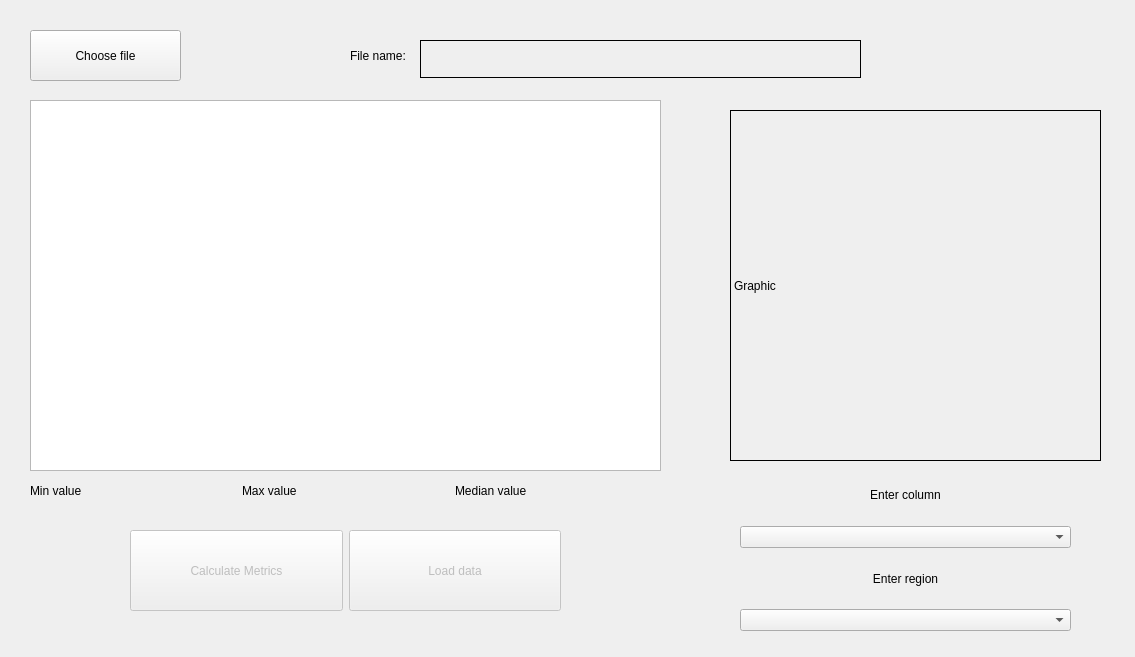
<?xml version="1.0" encoding="UTF-8"?>
<ui version="4.0">
 <class>MainWindow</class>
 <widget class="QMainWindow" name="MainWindow">
  <property name="enabled">
   <bool>true</bool>
  </property>
  <property name="geometry">
   <rect>
    <x>0</x>
    <y>0</y>
    <width>1135</width>
    <height>657</height>
   </rect>
  </property>
  <property name="sizePolicy">
   <sizepolicy hsizetype="Fixed" vsizetype="Fixed">
    <horstretch>0</horstretch>
    <verstretch>0</verstretch>
   </sizepolicy>
  </property>
  <property name="minimumSize">
   <size>
    <width>1135</width>
    <height>657</height>
   </size>
  </property>
  <property name="maximumSize">
   <size>
    <width>1135</width>
    <height>657</height>
   </size>
  </property>
  <property name="windowTitle">
   <string>MainWindow</string>
  </property>
  <property name="styleSheet">
   <string notr="true"/>
  </property>
  <widget class="QWidget" name="centralwidget">
   <widget class="QLabel" name="lbl_filename">
    <property name="geometry">
     <rect>
      <x>420</x>
      <y>40</y>
      <width>441</width>
      <height>38</height>
     </rect>
    </property>
    <property name="sizePolicy">
     <sizepolicy hsizetype="MinimumExpanding" vsizetype="MinimumExpanding">
      <horstretch>0</horstretch>
      <verstretch>0</verstretch>
     </sizepolicy>
    </property>
    <property name="autoFillBackground">
     <bool>false</bool>
    </property>
    <property name="frameShape">
     <enum>QFrame::Box</enum>
    </property>
    <property name="text">
     <string/>
    </property>
    <property name="alignment">
     <set>Qt::AlignLeading|Qt::AlignLeft|Qt::AlignVCenter</set>
    </property>
   </widget>
   <widget class="QPushButton" name="btn_choseFileName">
    <property name="geometry">
     <rect>
      <x>30</x>
      <y>30</y>
      <width>151</width>
      <height>51</height>
     </rect>
    </property>
    <property name="sizePolicy">
     <sizepolicy hsizetype="MinimumExpanding" vsizetype="MinimumExpanding">
      <horstretch>0</horstretch>
      <verstretch>0</verstretch>
     </sizepolicy>
    </property>
    <property name="text">
     <string>Choose file</string>
    </property>
   </widget>
   <widget class="QTableWidget" name="tb_widget">
    <property name="geometry">
     <rect>
      <x>30</x>
      <y>100</y>
      <width>631</width>
      <height>371</height>
     </rect>
    </property>
   </widget>
   <widget class="QLabel" name="label">
    <property name="geometry">
     <rect>
      <x>350</x>
      <y>30</y>
      <width>101</width>
      <height>51</height>
     </rect>
    </property>
    <property name="text">
     <string>File name:</string>
    </property>
   </widget>
   <widget class="QWidget" name="horizontalLayoutWidget">
    <property name="geometry">
     <rect>
      <x>30</x>
      <y>470</y>
      <width>631</width>
      <height>41</height>
     </rect>
    </property>
    <layout class="QHBoxLayout" name="horizontalLayout">
     <item>
      <widget class="QLabel" name="lbl_min">
       <property name="text">
        <string>Min value</string>
       </property>
      </widget>
     </item>
     <item>
      <widget class="QLabel" name="lbl_max">
       <property name="text">
        <string>Max value</string>
       </property>
      </widget>
     </item>
     <item>
      <widget class="QLabel" name="lbl_median">
       <property name="text">
        <string>Median value</string>
       </property>
      </widget>
     </item>
    </layout>
   </widget>
   <widget class="QLabel" name="graphic">
    <property name="geometry">
     <rect>
      <x>730</x>
      <y>110</y>
      <width>371</width>
      <height>351</height>
     </rect>
    </property>
    <property name="frameShape">
     <enum>QFrame::Box</enum>
    </property>
    <property name="text">
     <string>Graphic</string>
    </property>
   </widget>
   <widget class="QWidget" name="horizontalLayoutWidget_2">
    <property name="geometry">
     <rect>
      <x>130</x>
      <y>530</y>
      <width>431</width>
      <height>81</height>
     </rect>
    </property>
    <layout class="QHBoxLayout" name="horizontalLayout_2">
     <item>
      <widget class="QPushButton" name="btn_calc_metrics">
       <property name="enabled">
        <bool>false</bool>
       </property>
       <property name="sizePolicy">
        <sizepolicy hsizetype="MinimumExpanding" vsizetype="MinimumExpanding">
         <horstretch>0</horstretch>
         <verstretch>0</verstretch>
        </sizepolicy>
       </property>
       <property name="styleSheet">
        <string notr="true"/>
       </property>
       <property name="text">
        <string>Calculate Metrics</string>
       </property>
      </widget>
     </item>
     <item>
      <widget class="QPushButton" name="btn_Load_data">
       <property name="enabled">
        <bool>false</bool>
       </property>
       <property name="sizePolicy">
        <sizepolicy hsizetype="MinimumExpanding" vsizetype="MinimumExpanding">
         <horstretch>0</horstretch>
         <verstretch>0</verstretch>
        </sizepolicy>
       </property>
       <property name="styleSheet">
        <string notr="true"/>
       </property>
       <property name="text">
        <string>Load data</string>
       </property>
      </widget>
     </item>
    </layout>
   </widget>
   <widget class="QWidget" name="verticalLayoutWidget">
    <property name="geometry">
     <rect>
      <x>740</x>
      <y>470</y>
      <width>331</width>
      <height>161</height>
     </rect>
    </property>
    <layout class="QVBoxLayout" name="verticalLayout">
     <item>
      <widget class="QLabel" name="lbl_column">
       <property name="text">
        <string>Enter column</string>
       </property>
       <property name="alignment">
        <set>Qt::AlignCenter</set>
       </property>
      </widget>
     </item>
     <item>
      <widget class="QComboBox" name="box_column"/>
     </item>
     <item>
      <widget class="QLabel" name="lbl_region">
       <property name="text">
        <string>Enter region</string>
       </property>
       <property name="alignment">
        <set>Qt::AlignCenter</set>
       </property>
      </widget>
     </item>
     <item>
      <widget class="QComboBox" name="box_region"/>
     </item>
    </layout>
   </widget>
  </widget>
 </widget>
 <resources/>
 <connections/>
</ui>
